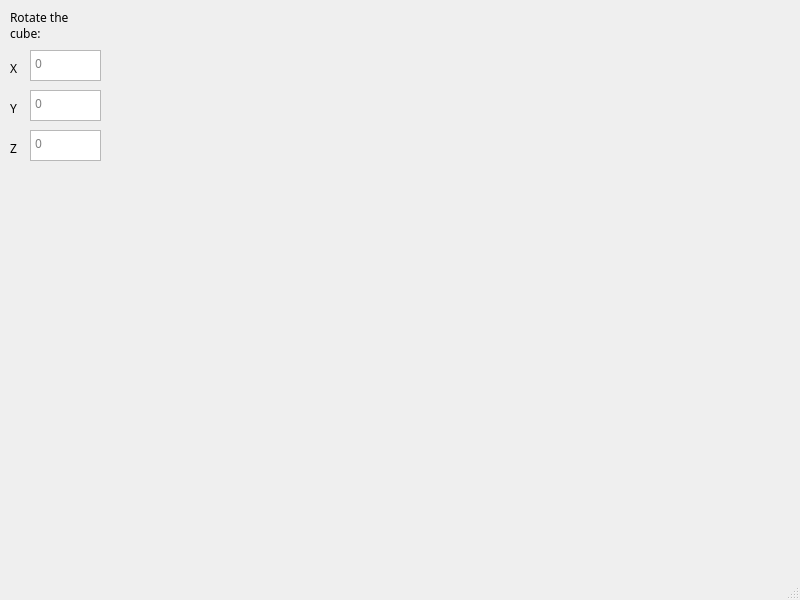
<?xml version="1.0" encoding="UTF-8"?>
<ui version="4.0">
 <class>MainWindow</class>
 <widget class="QMainWindow" name="MainWindow">
  <property name="geometry">
   <rect>
    <x>0</x>
    <y>0</y>
    <width>800</width>
    <height>600</height>
   </rect>
  </property>
  <property name="windowTitle">
   <string>MainWindow</string>
  </property>
  <widget class="QWidget" name="centralwidget">
   <widget class="QLabel" name="label_2">
    <property name="geometry">
     <rect>
      <x>10</x>
      <y>60</y>
      <width>21</width>
      <height>16</height>
     </rect>
    </property>
    <property name="font">
     <font>
      <family>JetBrains Mono</family>
     </font>
    </property>
    <property name="text">
     <string>X</string>
    </property>
   </widget>
   <widget class="QLabel" name="label_3">
    <property name="geometry">
     <rect>
      <x>10</x>
      <y>100</y>
      <width>21</width>
      <height>16</height>
     </rect>
    </property>
    <property name="font">
     <font>
      <family>JetBrains Mono</family>
     </font>
    </property>
    <property name="text">
     <string>Y</string>
    </property>
   </widget>
   <widget class="QLabel" name="label_4">
    <property name="geometry">
     <rect>
      <x>10</x>
      <y>140</y>
      <width>21</width>
      <height>16</height>
     </rect>
    </property>
    <property name="font">
     <font>
      <family>JetBrains Mono</family>
     </font>
    </property>
    <property name="text">
     <string>Z</string>
    </property>
   </widget>
   <widget class="QTextEdit" name="textEditX">
    <property name="geometry">
     <rect>
      <x>30</x>
      <y>50</y>
      <width>71</width>
      <height>31</height>
     </rect>
    </property>
    <property name="font">
     <font>
      <family>JetBrains Mono</family>
     </font>
    </property>
    <property name="styleSheet">
     <string notr="true"/>
    </property>
    <property name="autoFormatting">
     <set>QTextEdit::AutoNone</set>
    </property>
    <property name="textInteractionFlags">
     <set>Qt::TextEditorInteraction</set>
    </property>
    <property name="placeholderText">
     <string>0</string>
    </property>
   </widget>
   <widget class="QTextEdit" name="textEditY">
    <property name="geometry">
     <rect>
      <x>30</x>
      <y>90</y>
      <width>71</width>
      <height>31</height>
     </rect>
    </property>
    <property name="font">
     <font>
      <family>JetBrains Mono</family>
     </font>
    </property>
    <property name="placeholderText">
     <string>0</string>
    </property>
   </widget>
   <widget class="QLabel" name="label">
    <property name="geometry">
     <rect>
      <x>10</x>
      <y>10</y>
      <width>91</width>
      <height>31</height>
     </rect>
    </property>
    <property name="font">
     <font>
      <family>JetBrains Mono</family>
     </font>
    </property>
    <property name="text">
     <string>Rotate the cube:</string>
    </property>
    <property name="wordWrap">
     <bool>true</bool>
    </property>
   </widget>
   <widget class="QTextEdit" name="textEditZ">
    <property name="geometry">
     <rect>
      <x>30</x>
      <y>130</y>
      <width>71</width>
      <height>31</height>
     </rect>
    </property>
    <property name="font">
     <font>
      <family>JetBrains Mono</family>
     </font>
    </property>
    <property name="placeholderText">
     <string>0</string>
    </property>
   </widget>
  </widget>
  <widget class="QMenuBar" name="menubar">
   <property name="geometry">
    <rect>
     <x>0</x>
     <y>0</y>
     <width>800</width>
     <height>22</height>
    </rect>
   </property>
  </widget>
  <widget class="QStatusBar" name="statusbar"/>
 </widget>
 <resources/>
 <connections/>
</ui>
